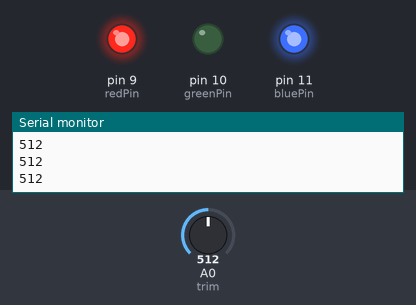
A sketch run on a simulated Arduino Uno, built with avr-gcc and run on an emulated ATmega328P. Shown: output pins drawn as LEDs (lit = HIGH), the last lines printed to the serial monitor. The inputs (shaded band) are chosen by the test bench; at power-on: A0 (trim) = 512.

Above: at 1.2 s.
1.3 s: A0 (trim) set to 307
2.8 s: A0 (trim) set to 290
At 3.9 s:
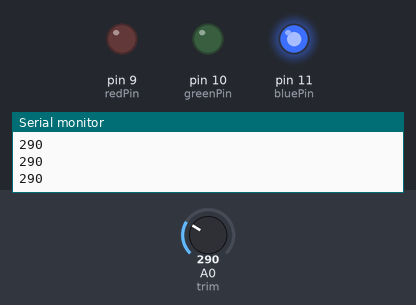
4.3 s: A0 (trim) set to 105
5.8 s: A0 (trim) set to 88
At 6.1 s:
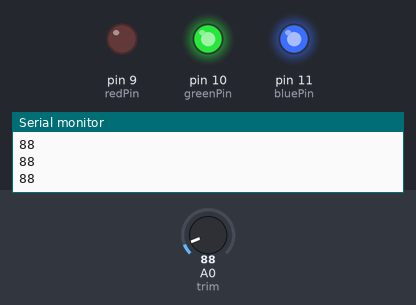
7.3 s: A0 (trim) set to 110
At 8.4 s:
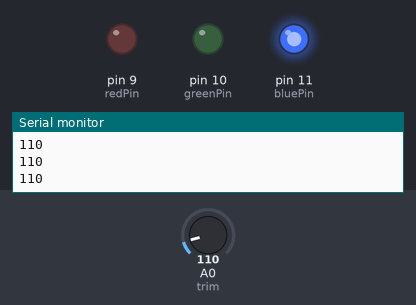
8.8 s: A0 (trim) set to 90
At 9.6 s:
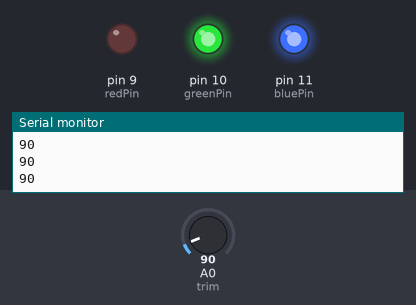
Timing chart, 0 to 11.3 s (numbered marks = the images above; inputs shaded):
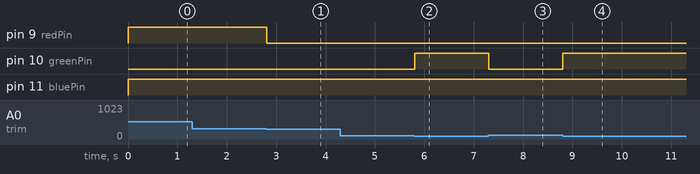

The sketch:

sketch_mar03a.ino
```cpp
int trim = 0;
int val = 0;

const int redPin = 9;
const int greenPin = 10;
const int bluePin = 11;

void setup()
{
  Serial.begin(9600) ;
  pinMode( redPin, OUTPUT ) ;
  pinMode( greenPin,OUTPUT ) ;
  pinMode( bluePin, OUTPUT ) ;
}

void loop()
{
  val = analogRead( trim ) ;
  Serial.println(val) ;
  if( val < 100 )
  {
    setColor( 255, 0, 0 ) ;
  }
  if( val >= 100 )
  {
    if( val < 300 )
    {
      setColor( 255, 255, 0 ) ;
    }
  }
  if( val > 300 )
  {
    setColor( 0, 255, 0 ) ;
  }
}

void setColor(int red, int green, int blue)
{
  analogWrite( redPin, 255 - red ) ;
  analogWrite( greenPin, 255 - green ) ;
  analogWrite( bluePin, 255 - blue ) ;
}
```

Measured:
- the behaviour switches between 300 and 299 on A0 (trim) (found by bisection; images 0 and 1)
- the behaviour switches between 100 and 99 on A0 (trim) (found by bisection; images 1 and 2)
- after the input at 2.8 s, pin 9 (redPin): HIGH → LOW at once
- after the input at 5.8 s, pin 10 (greenPin): LOW → HIGH at once
- after the input at 7.3 s, pin 10 (greenPin): HIGH → LOW at once
- after the input at 8.8 s, pin 10 (greenPin): LOW → HIGH at once
